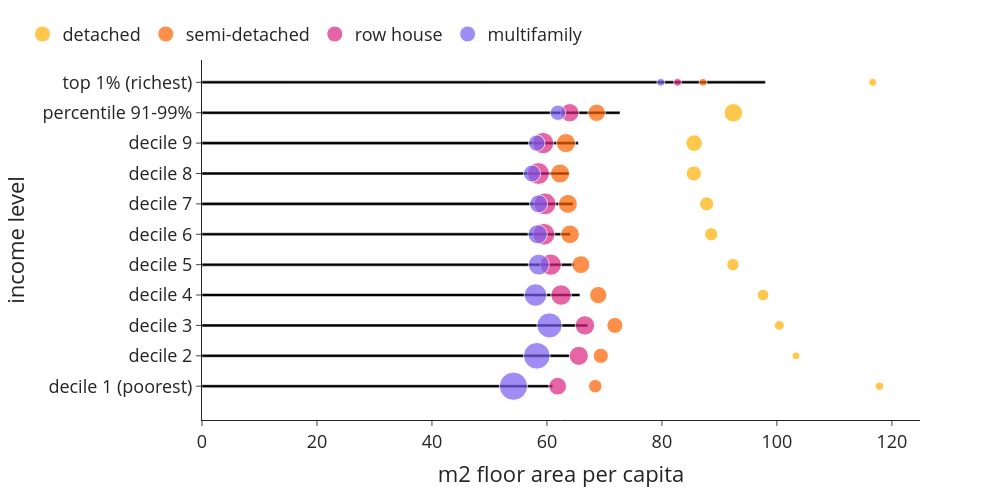

Write notebook code for a chart like this one.
### Markdown cell above
#### Floor area

### Code cell
bubblechart((use['size'+year+'pp_w1']*use['n_hhd']), use['n_hhd'], use['n_hhd'], 0, 1, 'm2 floor area per capita', class_name_long, 'm2_per_cappp_class_type')

### Figure 1 — Plotly figure (JSON) as saved in the notebook; plotly's stock layout.template omitted (floating-point values rounded to 4 significant figures)
{"data": [{"alignmentgroup": "True", "hovertemplate": "m2 floor area per capita=%{x}<br>income level=%{y}<extra></extra>", "legendgroup": "", "marker": {"color": "#000000", "pattern": {"shape": ""}}, "name": "", "offsetgroup": "", "orientation": "h", "showlegend": false, "textposition": "auto", "type": "bar", "x": [61.0, 63.98, 67.1, 65.74, 64.75, 64.08, 64.54, 63.86, 65.46, 72.71, 98.01], "xaxis": "x", "y": ["decile 1 (poorest)", "decile 2", "decile 3", "decile 4", "decile 5", "decile 6", "decile 7", "decile 8", "decile 9", "percentile 91-99%", "top 1% (richest)"], "yaxis": "y"}, {"legendrank": 0, "marker": {"color": "#ffb000", "size": [36355, 30840, 51695, 73830, 81810, 94870, 107370, 124655, 148020, 185805, 32545], "sizemin": 4, "sizemode": "area", "sizeref": 1079.0}, "mode": "markers", "name": "detached", "showlegend": true, "type": "scatter", "x": [117.9, 103.3, 100.4, 97.6, 92.35, 88.58, 87.79, 85.56, 85.6, 92.44, 116.7], "y": ["decile 1 (poorest)", "decile 2", "decile 3", "decile 4", "decile 5", "decile 6", "decile 7", "decile 8", "decile 9", "percentile 91-99%", "top 1% (richest)"]}, {"legendrank": 1, "marker": {"color": "#fe6100", "size": [99175, 125630, 138465, 161155, 172830, 185810, 193630, 196775, 197530, 164995, 13715], "sizemin": 4, "sizemode": "area", "sizeref": 1079.0}, "mode": "markers", "name": "semi-detached", "showlegend": true, "type": "scatter", "x": [68.41, 69.37, 71.82, 68.93, 65.91, 64.02, 63.65, 62.28, 63.31, 68.65, 87.15], "y": ["decile 1 (poorest)", "decile 2", "decile 3", "decile 4", "decile 5", "decile 6", "decile 7", "decile 8", "decile 9", "percentile 91-99%", "top 1% (richest)"]}, {"legendrank": 2, "marker": {"color": "#dc267f", "size": [169390, 196865, 203980, 227110, 244090, 255915, 259785, 258160, 246770, 182370, 11715], "sizemin": 4, "sizemode": "area", "sizeref": 1079.0}, "mode": "markers", "name": "row house", "showlegend": true, "type": "scatter", "x": [61.86, 65.54, 66.61, 62.46, 60.67, 59.48, 59.66, 58.52, 59.34, 63.97, 82.73], "y": ["decile 1 (poorest)", "decile 2", "decile 3", "decile 4", "decile 5", "decile 6", "decile 7", "decile 8", "decile 9", "percentile 91-99%", "top 1% (richest)"]}, {"legendrank": 3, "marker": {"color": "#785ef0", "size": [431690, 383500, 342270, 274595, 237750, 200040, 175930, 157110, 144275, 129840, 15350], "sizemin": 4, "sizemode": "area", "sizeref": 1079.0}, "mode": "markers", "name": "multifamily", "showlegend": true, "type": "scatter", "x": [54.18, 58.25, 60.45, 58.01, 58.59, 58.39, 58.55, 57.41, 58.23, 61.92, 79.82], "y": ["decile 1 (poorest)", "decile 2", "decile 3", "decile 4", "decile 5", "decile 6", "decile 7", "decile 8", "decile 9", "percentile 91-99%", "top 1% (richest)"]}], "layout": {"bargap": 0.9, "barmode": "relative", "font": {"size": 18}, "height": 500, "legend": {"orientation": "h", "tracegroupgap": 0, "x": -0.25, "xanchor": "left", "y": 1.02, "yanchor": "bottom"}, "margin": {"t": 60}, "width": 1000, "xaxis": {"anchor": "y", "domain": [0, 1], "title": {"text": "m2 floor area per capita"}}, "yaxis": {"anchor": "x", "domain": [0, 1], "title": {"text": "income level"}}}}
